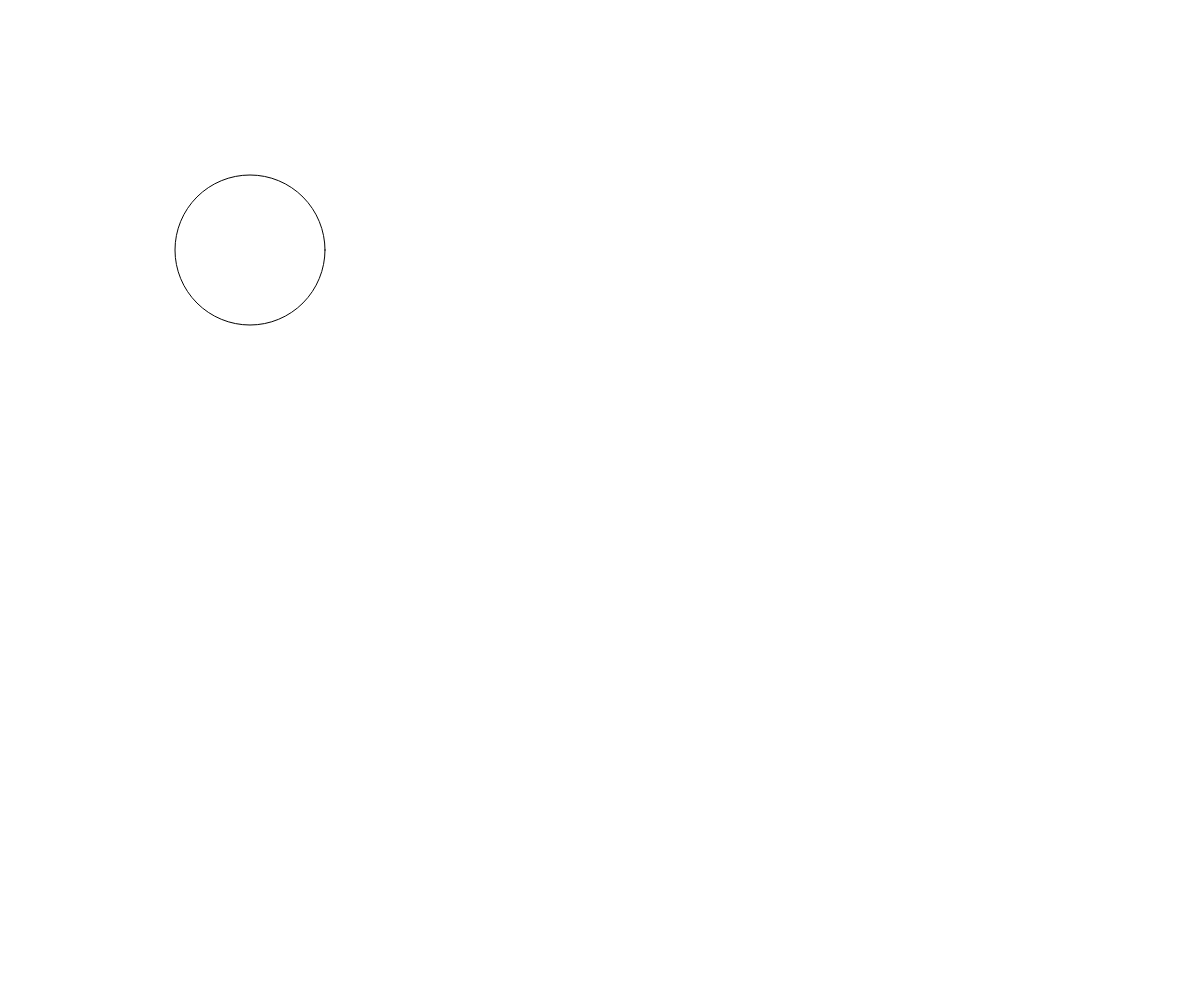
Frame 1 (no input)
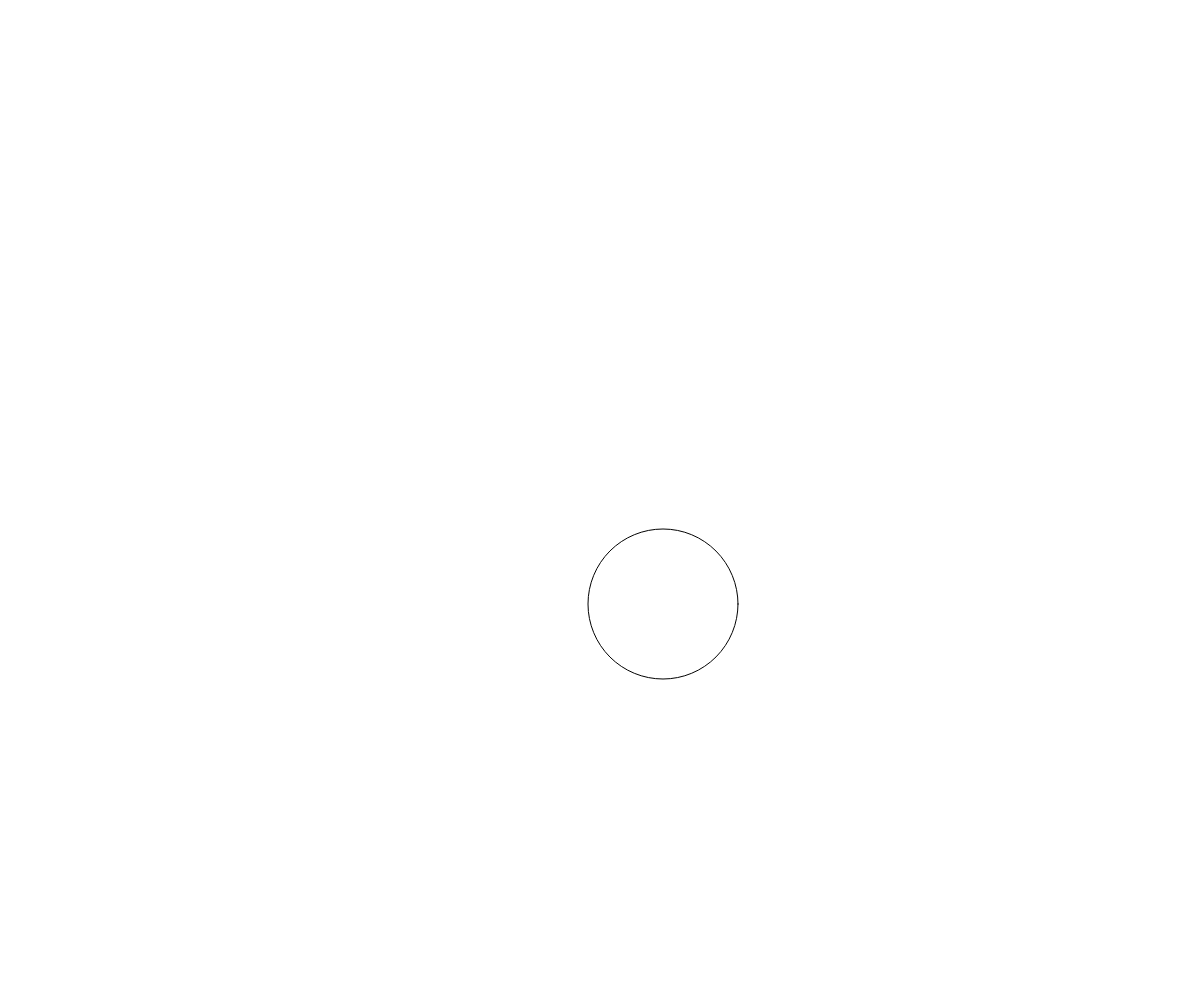
Frame 60 (no input)
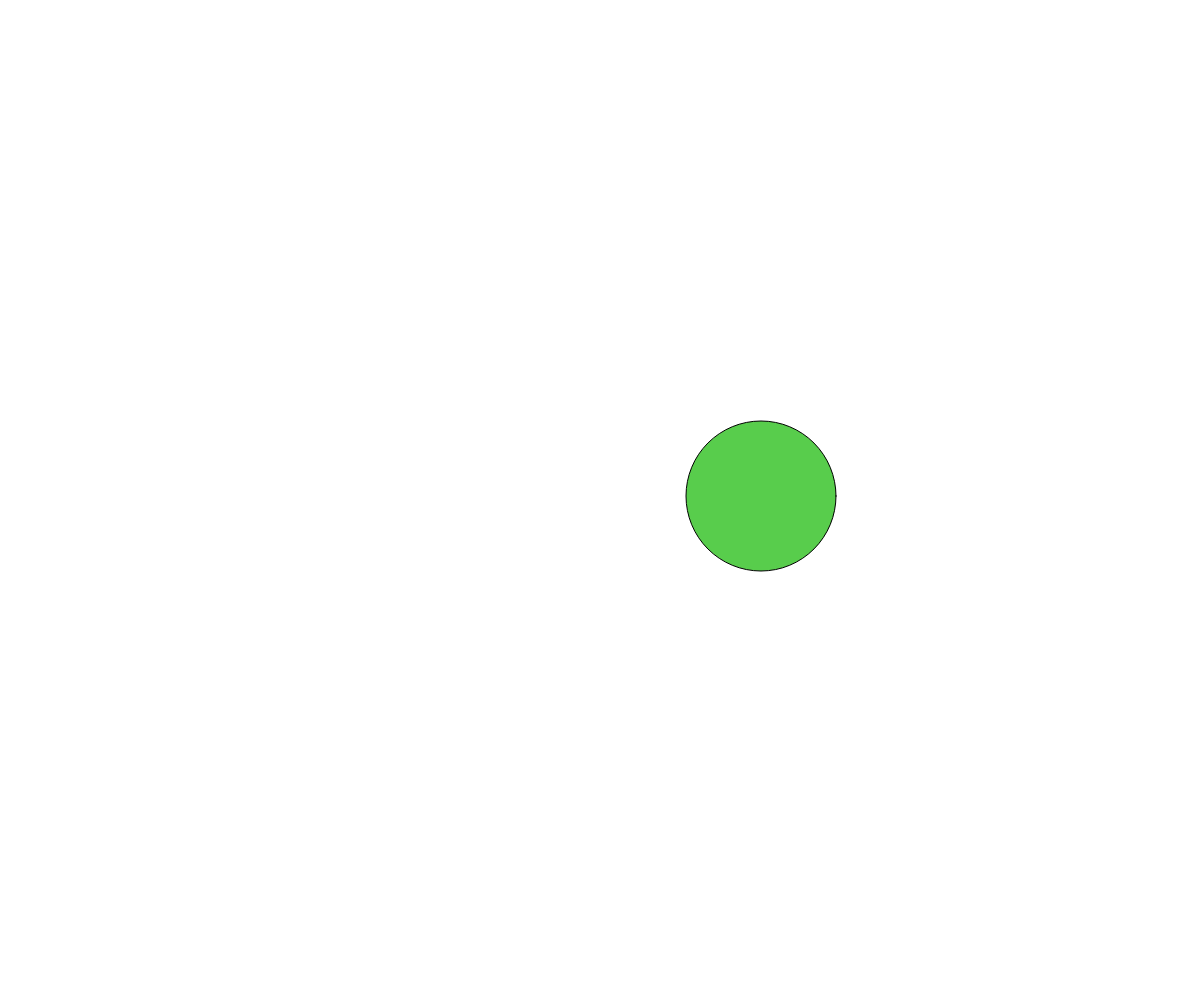
Frame 120 (the mouse pressed at the canvas centre since frame 60)

The p5.js sketch that drew these frames (run headless with seeded random() and noise() and a simulated clock; from frame 60 on, the mouse is pressed at the canvas centre):

// p5.js sketch
// ── sketch.js
let circleX = 250;
let circleY = 250;

let speedX = 7;
let speedY = 6;

let circleSize = 150;

function setup() {
  // put setup code here
  createCanvas(windowWidth, windowHeight);
  //colorMode(HSB);
}

function draw() {
  // put drawing code here
  background(255);

  ellipse(circleX, circleY, circleSize, circleSize);
  circleX=circleX+speedX;
  circleY=circleY+speedY;

  if(circleX<circleSize/2 || circleX>990-circleSize/2){
    speedX=speedX*-1;
    fill(random(255), random(255), random(255));
  } else if(circleY<circleSize/2 || circleY>800-circleSize/2){
    speedY=speedY*-1;
    fill(random(255), random(255), random(255));
  }
}
